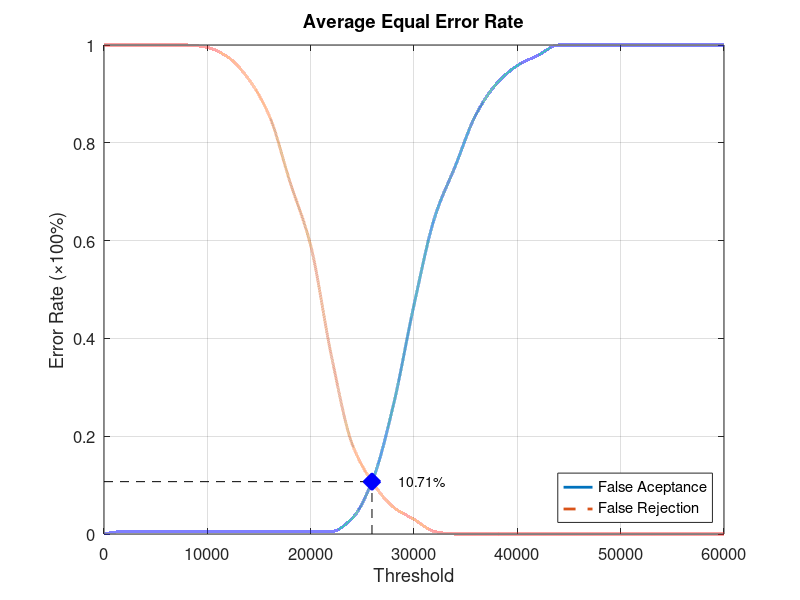
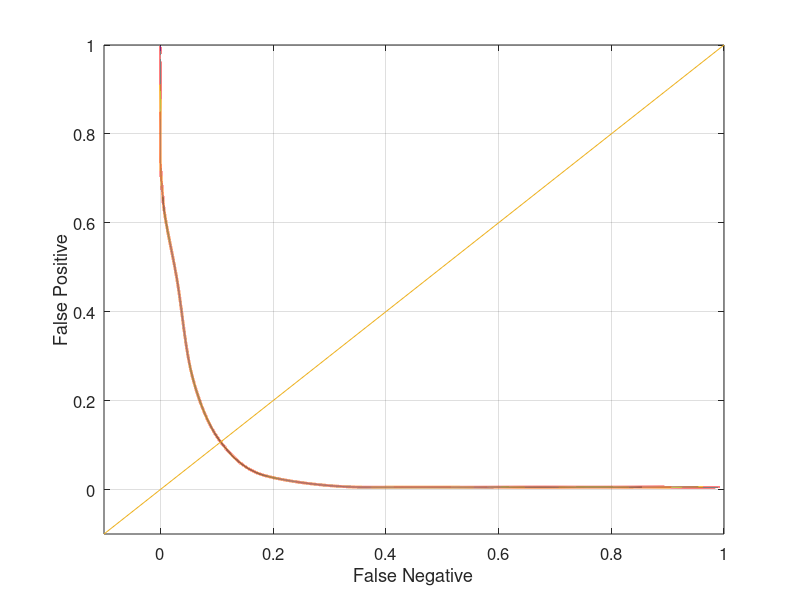

Write MATLAB code to recreate these figures, in order.
function yEER = Database2_2
close all;
clear;
clc;
x = 0:2000:60000;
xq = 0:0.5:60000;

y0 = [0 0.00526316 0.00526316 0.00526316 0.00526316 0.00526316 0.00526316 0.00526316 0.00526316 0.00526316 0.00526316 0.00526316 0.0315789 0.110526 0.263158 0.468421 0.647368 0.752632 0.857895 0.921053 0.957895 0.978947 1 1 1 1 1 1 1 1 1];
yy0 = interp1(x, y0, xq, 'pchip');
y1 = [1 1 1 1 1 0.995 0.975 0.93 0.855 0.72 0.59 0.365 0.185 0.105 0.055 0.03 0.005 0 0 0 0 0 0 0 0 0 0 0 0 0 0];
yy1 = interp1(x, y1, xq, 'pchip');

% Calculating EER: 
y2 = abs(y0 - y1);
find(y2 == min(y2))
yy2 = abs(yy0 - yy1);
xEER = find(yy2 == min(yy2));
xEERIndex = xq(xEER) % X-axis EER
yEER = yy0(xEER) % Y-axis EER

main = figure
plot(xq, yy0,'-','LineWidth', 2);	hold on
plot(xq, yy1,'--','LineWidth', 2);	hold on
plot([xEERIndex xEERIndex], [0 yEER], 'k--');	hold on
plot([0 xEERIndex], [yEER yEER], 'k--');	hold on
plot(xEERIndex, yEER, 'bx', 'LineWidth', 10);	hold on
text(xEERIndex + 10 * xEERIndex / 100, yEER, [num2str(round((10000 * yEER)) / 100) '%'])
legend('False Aceptance', 'False Rejection', 'Location', 'SouthEast')
xlabel('Threshold')
ylabel('Error Rate (\times100%)')
title('Average Equal Error Rate')
set(gca, 'FontSize', 12)
axis([0 60000 0 1])
grid on

print(main, 'Database2_2Main', '-dpng');
FNRxFPR = figure('Color', [1 1 1]);
plot(yy1, yy0, '-', yy1, yy0, 'LineWidth', 2);
hold on
y = -0.1:0.1:1
plot(y, y); 
set(gca, 'FontSize', 12)
xlabel('False Negative')
ylabel('False Positive')
axis([-0.1 1 -0.1 1])
set(gca, 'FontSize', 12)
grid on

print(FNRxFPR, 'Database2_2FNRxFPR','-dpng');
end
